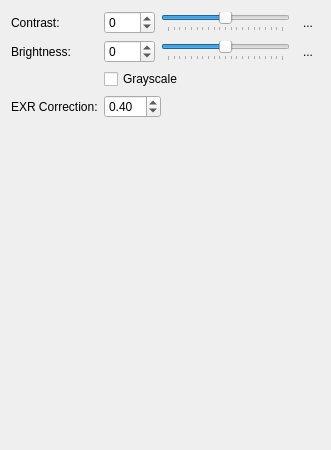
<?xml version="1.0" encoding="UTF-8"?>
<ui version="4.0">
 <class>ImageSettingsWidget</class>
 <widget class="QWidget" name="ImageSettingsWidget">
  <property name="geometry">
   <rect>
    <x>0</x>
    <y>0</y>
    <width>331</width>
    <height>450</height>
   </rect>
  </property>
  <property name="windowTitle">
   <string>ImageSettingsWidget</string>
  </property>
  <layout class="QFormLayout" name="formLayout">
   <item row="0" column="0">
    <widget class="QLabel" name="label_2">
     <property name="sizePolicy">
      <sizepolicy hsizetype="Fixed" vsizetype="Preferred">
       <horstretch>0</horstretch>
       <verstretch>0</verstretch>
      </sizepolicy>
     </property>
     <property name="text">
      <string>Contrast:</string>
     </property>
    </widget>
   </item>
   <item row="0" column="1">
    <layout class="QHBoxLayout" name="horizontalLayout">
     <item>
      <widget class="QSpinBox" name="contrast_spinBox">
       <property name="sizePolicy">
        <sizepolicy hsizetype="Fixed" vsizetype="Fixed">
         <horstretch>0</horstretch>
         <verstretch>0</verstretch>
        </sizepolicy>
       </property>
       <property name="minimum">
        <number>-100</number>
       </property>
       <property name="maximum">
        <number>100</number>
       </property>
      </widget>
     </item>
     <item>
      <widget class="QSlider" name="contrast_horizontalSlider">
       <property name="sizePolicy">
        <sizepolicy hsizetype="Expanding" vsizetype="Fixed">
         <horstretch>0</horstretch>
         <verstretch>0</verstretch>
        </sizepolicy>
       </property>
       <property name="maximumSize">
        <size>
         <width>16777215</width>
         <height>16777215</height>
        </size>
       </property>
       <property name="minimum">
        <number>-100</number>
       </property>
       <property name="maximum">
        <number>100</number>
       </property>
       <property name="singleStep">
        <number>10</number>
       </property>
       <property name="sliderPosition">
        <number>0</number>
       </property>
       <property name="tracking">
        <bool>true</bool>
       </property>
       <property name="orientation">
        <enum>Qt::Horizontal</enum>
       </property>
       <property name="invertedAppearance">
        <bool>false</bool>
       </property>
       <property name="invertedControls">
        <bool>false</bool>
       </property>
       <property name="tickPosition">
        <enum>QSlider::TicksBelow</enum>
       </property>
       <property name="tickInterval">
        <number>10</number>
       </property>
      </widget>
     </item>
     <item>
      <widget class="QToolButton" name="reset_contrast_toolButton">
       <property name="text">
        <string>...</string>
       </property>
       <property name="icon">
        <iconset resource="MainWindow.qrc">
         <normaloff>:/MainWindow/Resources/restart.ico</normaloff>:/MainWindow/Resources/restart.ico</iconset>
       </property>
       <property name="autoRaise">
        <bool>true</bool>
       </property>
      </widget>
     </item>
    </layout>
   </item>
   <item row="1" column="0">
    <widget class="QLabel" name="label_3">
     <property name="sizePolicy">
      <sizepolicy hsizetype="Fixed" vsizetype="Preferred">
       <horstretch>0</horstretch>
       <verstretch>0</verstretch>
      </sizepolicy>
     </property>
     <property name="text">
      <string>Brightness:</string>
     </property>
    </widget>
   </item>
   <item row="1" column="1">
    <layout class="QHBoxLayout" name="horizontalLayout_2">
     <item>
      <widget class="QSpinBox" name="brightness_spinBox">
       <property name="sizePolicy">
        <sizepolicy hsizetype="Fixed" vsizetype="Fixed">
         <horstretch>0</horstretch>
         <verstretch>0</verstretch>
        </sizepolicy>
       </property>
       <property name="minimum">
        <number>-100</number>
       </property>
       <property name="maximum">
        <number>100</number>
       </property>
      </widget>
     </item>
     <item>
      <widget class="QSlider" name="brightness_horizontalSlider">
       <property name="maximumSize">
        <size>
         <width>16777215</width>
         <height>16777215</height>
        </size>
       </property>
       <property name="minimum">
        <number>-100</number>
       </property>
       <property name="maximum">
        <number>100</number>
       </property>
       <property name="singleStep">
        <number>10</number>
       </property>
       <property name="orientation">
        <enum>Qt::Horizontal</enum>
       </property>
       <property name="tickPosition">
        <enum>QSlider::TicksBelow</enum>
       </property>
       <property name="tickInterval">
        <number>10</number>
       </property>
      </widget>
     </item>
     <item>
      <widget class="QToolButton" name="reset_brightness_toolButton">
       <property name="text">
        <string>...</string>
       </property>
       <property name="icon">
        <iconset resource="MainWindow.qrc">
         <normaloff>:/MainWindow/Resources/restart.ico</normaloff>:/MainWindow/Resources/restart.ico</iconset>
       </property>
       <property name="autoRaise">
        <bool>true</bool>
       </property>
      </widget>
     </item>
    </layout>
   </item>
   <item row="4" column="0">
    <layout class="QHBoxLayout" name="horizontalLayout_3"/>
   </item>
   <item row="3" column="0">
    <widget class="QLabel" name="label">
     <property name="text">
      <string>EXR Correction:</string>
     </property>
    </widget>
   </item>
   <item row="3" column="1">
    <layout class="QHBoxLayout" name="horizontalLayout_4">
     <property name="rightMargin">
      <number>0</number>
     </property>
     <item>
      <widget class="QDoubleSpinBox" name="exr_correction_doubleSpinBox">
       <property name="singleStep">
        <double>0.100000000000000</double>
       </property>
       <property name="value">
        <double>0.400000000000000</double>
       </property>
      </widget>
     </item>
     <item>
      <spacer name="horizontalSpacer">
       <property name="orientation">
        <enum>Qt::Horizontal</enum>
       </property>
       <property name="sizeHint" stdset="0">
        <size>
         <width>40</width>
         <height>20</height>
        </size>
       </property>
      </spacer>
     </item>
    </layout>
   </item>
   <item row="2" column="1">
    <widget class="QCheckBox" name="grayscale_checkBox">
     <property name="text">
      <string>Grayscale</string>
     </property>
    </widget>
   </item>
  </layout>
 </widget>
 <layoutdefault spacing="6" margin="11"/>
 <resources>
  <include location="MainWindow.qrc"/>
 </resources>
 <connections/>
</ui>
